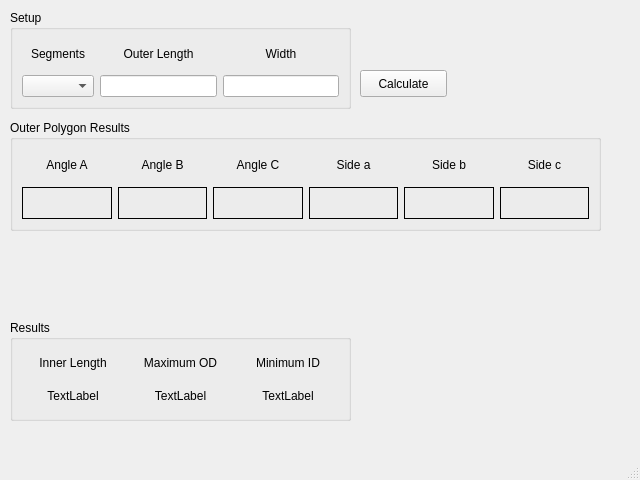
<?xml version="1.0" encoding="UTF-8"?>
<ui version="4.0">
 <class>MainWindow</class>
 <widget class="QMainWindow" name="MainWindow">
  <property name="geometry">
   <rect>
    <x>0</x>
    <y>0</y>
    <width>640</width>
    <height>480</height>
   </rect>
  </property>
  <property name="windowTitle">
   <string>MainWindow</string>
  </property>
  <widget class="QWidget" name="centralwidget">
   <widget class="QGroupBox" name="groupBox">
    <property name="geometry">
     <rect>
      <x>10</x>
      <y>10</y>
      <width>341</width>
      <height>99</height>
     </rect>
    </property>
    <property name="title">
     <string>Setup</string>
    </property>
    <layout class="QGridLayout" name="gridLayout">
     <item row="0" column="1">
      <widget class="QLabel" name="label_2">
       <property name="text">
        <string>Outer Length</string>
       </property>
       <property name="alignment">
        <set>Qt::AlignCenter</set>
       </property>
      </widget>
     </item>
     <item row="0" column="0">
      <widget class="QLabel" name="label">
       <property name="text">
        <string>Segments</string>
       </property>
       <property name="alignment">
        <set>Qt::AlignCenter</set>
       </property>
      </widget>
     </item>
     <item row="1" column="0">
      <widget class="QComboBox" name="segmentsCB"/>
     </item>
     <item row="1" column="1">
      <widget class="QLineEdit" name="lengthLE"/>
     </item>
     <item row="0" column="2">
      <widget class="QLabel" name="label_3">
       <property name="text">
        <string>Width</string>
       </property>
       <property name="alignment">
        <set>Qt::AlignCenter</set>
       </property>
      </widget>
     </item>
     <item row="1" column="2">
      <widget class="QLineEdit" name="widthLE"/>
     </item>
    </layout>
   </widget>
   <widget class="QGroupBox" name="groupBox_2">
    <property name="geometry">
     <rect>
      <x>10</x>
      <y>320</y>
      <width>341</width>
      <height>101</height>
     </rect>
    </property>
    <property name="title">
     <string>Results</string>
    </property>
    <layout class="QGridLayout" name="gridLayout_2">
     <item row="0" column="1">
      <widget class="QLabel" name="label_5">
       <property name="text">
        <string>Maximum OD</string>
       </property>
       <property name="alignment">
        <set>Qt::AlignCenter</set>
       </property>
      </widget>
     </item>
     <item row="0" column="0">
      <widget class="QLabel" name="label_4">
       <property name="text">
        <string>Inner Length</string>
       </property>
       <property name="alignment">
        <set>Qt::AlignCenter</set>
       </property>
      </widget>
     </item>
     <item row="0" column="2">
      <widget class="QLabel" name="label_6">
       <property name="text">
        <string>Minimum ID</string>
       </property>
       <property name="alignment">
        <set>Qt::AlignCenter</set>
       </property>
      </widget>
     </item>
     <item row="1" column="0">
      <widget class="QLabel" name="innerLengthLB">
       <property name="text">
        <string>TextLabel</string>
       </property>
       <property name="alignment">
        <set>Qt::AlignCenter</set>
       </property>
      </widget>
     </item>
     <item row="1" column="1">
      <widget class="QLabel" name="odMaxLB">
       <property name="text">
        <string>TextLabel</string>
       </property>
       <property name="alignment">
        <set>Qt::AlignCenter</set>
       </property>
      </widget>
     </item>
     <item row="1" column="2">
      <widget class="QLabel" name="idMinLB">
       <property name="text">
        <string>TextLabel</string>
       </property>
       <property name="alignment">
        <set>Qt::AlignCenter</set>
       </property>
      </widget>
     </item>
    </layout>
   </widget>
   <widget class="QPushButton" name="calcPB">
    <property name="geometry">
     <rect>
      <x>360</x>
      <y>70</y>
      <width>87</width>
      <height>27</height>
     </rect>
    </property>
    <property name="text">
     <string>Calculate</string>
    </property>
   </widget>
   <widget class="QGroupBox" name="groupBox_3">
    <property name="geometry">
     <rect>
      <x>10</x>
      <y>120</y>
      <width>591</width>
      <height>111</height>
     </rect>
    </property>
    <property name="title">
     <string>Outer Polygon Results</string>
    </property>
    <layout class="QGridLayout" name="gridLayout_3">
     <item row="0" column="0">
      <widget class="QLabel" name="label_7">
       <property name="text">
        <string>Angle A</string>
       </property>
       <property name="alignment">
        <set>Qt::AlignCenter</set>
       </property>
      </widget>
     </item>
     <item row="0" column="4">
      <widget class="QLabel" name="label_9">
       <property name="text">
        <string>Side b</string>
       </property>
       <property name="alignment">
        <set>Qt::AlignCenter</set>
       </property>
      </widget>
     </item>
     <item row="0" column="2">
      <widget class="QLabel" name="label_12">
       <property name="text">
        <string>Angle C</string>
       </property>
       <property name="alignment">
        <set>Qt::AlignCenter</set>
       </property>
      </widget>
     </item>
     <item row="0" column="3">
      <widget class="QLabel" name="label_8">
       <property name="text">
        <string>Side a</string>
       </property>
       <property name="alignment">
        <set>Qt::AlignCenter</set>
       </property>
      </widget>
     </item>
     <item row="0" column="5">
      <widget class="QLabel" name="label_10">
       <property name="text">
        <string>Side c</string>
       </property>
       <property name="alignment">
        <set>Qt::AlignCenter</set>
       </property>
      </widget>
     </item>
     <item row="0" column="1">
      <widget class="QLabel" name="label_11">
       <property name="text">
        <string>Angle B</string>
       </property>
       <property name="alignment">
        <set>Qt::AlignCenter</set>
       </property>
      </widget>
     </item>
     <item row="1" column="0">
      <widget class="QLabel" name="angleaLB">
       <property name="frameShape">
        <enum>QFrame::Box</enum>
       </property>
       <property name="text">
        <string/>
       </property>
       <property name="alignment">
        <set>Qt::AlignCenter</set>
       </property>
      </widget>
     </item>
     <item row="1" column="1">
      <widget class="QLabel" name="anglebLB">
       <property name="frameShape">
        <enum>QFrame::Box</enum>
       </property>
       <property name="text">
        <string/>
       </property>
       <property name="alignment">
        <set>Qt::AlignCenter</set>
       </property>
      </widget>
     </item>
     <item row="1" column="2">
      <widget class="QLabel" name="anglecLB">
       <property name="frameShape">
        <enum>QFrame::Box</enum>
       </property>
       <property name="text">
        <string/>
       </property>
       <property name="alignment">
        <set>Qt::AlignCenter</set>
       </property>
      </widget>
     </item>
     <item row="1" column="3">
      <widget class="QLabel" name="sideaLB">
       <property name="frameShape">
        <enum>QFrame::Box</enum>
       </property>
       <property name="text">
        <string/>
       </property>
       <property name="alignment">
        <set>Qt::AlignCenter</set>
       </property>
      </widget>
     </item>
     <item row="1" column="4">
      <widget class="QLabel" name="sidebLB">
       <property name="frameShape">
        <enum>QFrame::Box</enum>
       </property>
       <property name="text">
        <string/>
       </property>
       <property name="alignment">
        <set>Qt::AlignCenter</set>
       </property>
      </widget>
     </item>
     <item row="1" column="5">
      <widget class="QLabel" name="sidecLB">
       <property name="frameShape">
        <enum>QFrame::Box</enum>
       </property>
       <property name="text">
        <string/>
       </property>
       <property name="alignment">
        <set>Qt::AlignCenter</set>
       </property>
      </widget>
     </item>
    </layout>
   </widget>
  </widget>
  <widget class="QMenuBar" name="menubar">
   <property name="geometry">
    <rect>
     <x>0</x>
     <y>0</y>
     <width>640</width>
     <height>24</height>
    </rect>
   </property>
  </widget>
  <widget class="QStatusBar" name="statusbar"/>
 </widget>
 <resources/>
 <connections/>
</ui>
